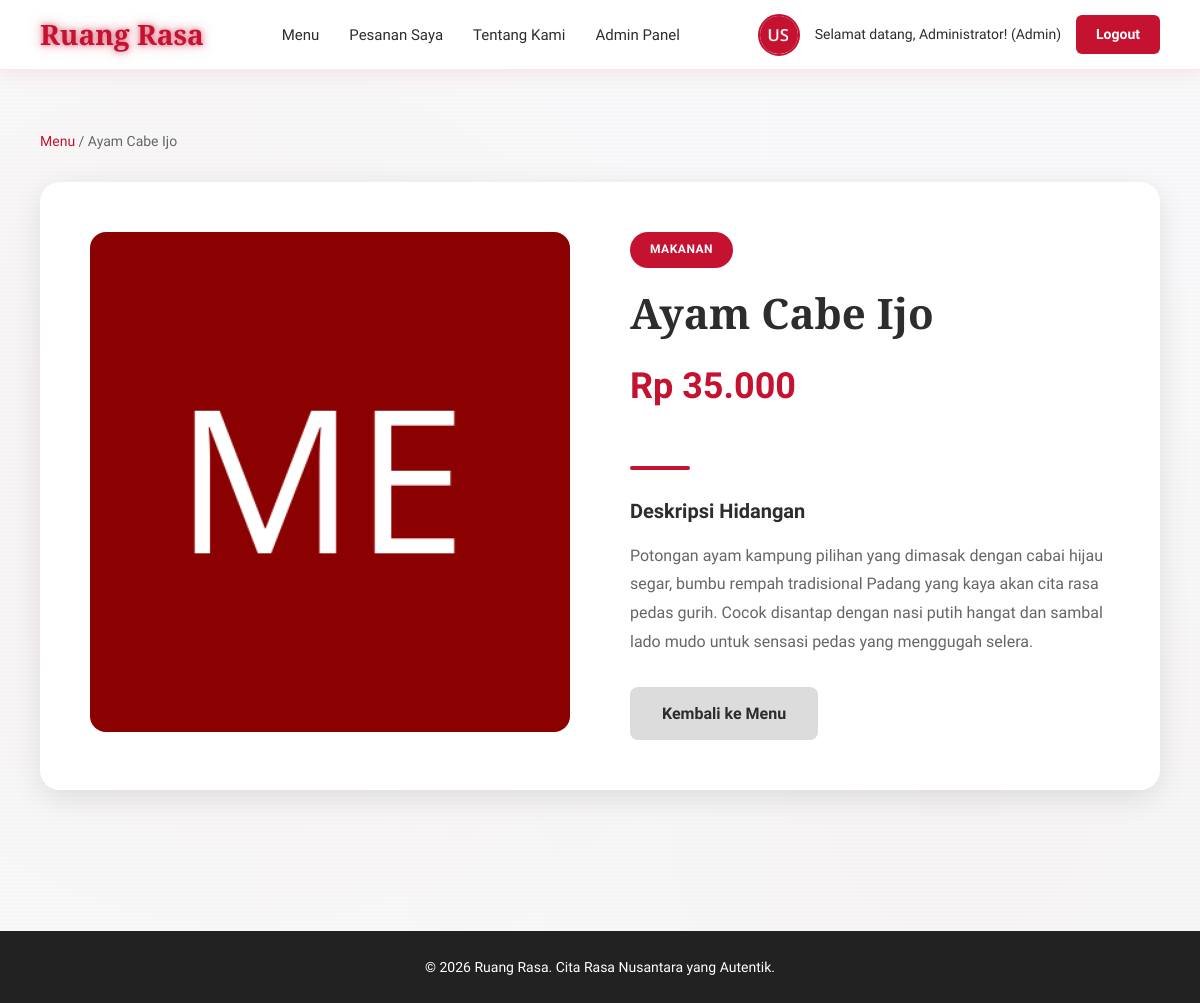
Page /modules/mahasiswa/detail.php?id=1 (signed in) on the committed database.
### tables this page shows
CREATE TABLE menu (
    id INT AUTO_INCREMENT PRIMARY KEY,
    nama_menu VARCHAR(100) NOT NULL,
    harga INT NOT NULL,
    id_kategori INT NOT NULL,
    gambar VARCHAR(255) DEFAULT 'default_menu.png',
    deskripsi TEXT,
    FOREIGN KEY (id_kategori) REFERENCES kategori(id) ON DELETE CASCADE
);

CREATE TABLE kategori (
    id INT AUTO_INCREMENT PRIMARY KEY,
    nama_kategori VARCHAR(50) NOT NULL
);

### config/security.php (called while the page is built, shortened)
<?php
function get_image_url($filename, $base_path = '../../img/', $default = 'default.png') {
    return $base_path . $filename;
}
function profile_img($filename, $base_path = '../../img/') {
    return get_image_url($filename, $base_path, 'default.png');
}
function menu_img($filename, $base_path = '../../img/') {
    return get_image_url($filename, $base_path, 'default_menu.png');
}
?>

### modules/mahasiswa/detail.php (the view, shortened to what this page needs)
<?php
require_once '../../config/koneksi.php';
$menu_id = intval($_GET['id'] ?? 0);
$stmt = $koneksi->prepare("SELECT m.*, k.nama_kategori FROM menu m JOIN kategori k ON m.id_kategori = k.id WHERE m.id = ?");
$stmt->bind_param("i", $menu_id);
$stmt->execute();
$result = $stmt->get_result();
$menu = $result->fetch_assoc();
$nama = $_SESSION['nama'];
$role = $_SESSION['role'];
$foto = $_SESSION['foto'];
?>
<!DOCTYPE html>
<html lang="id">
<head>
    <link rel="stylesheet" href="../../style.css">
</head>
<body>
    <nav class="navbar">
        <div class="nav-container">
            <div class="nav-brand">Ruang Rasa</div>
            <div class="nav-links">
                <a href="index.php" class="nav-link">Menu</a>
                <a href="orders.php" class="nav-link">Pesanan Saya</a>
                <a href="about.php" class="nav-link">Tentang Kami</a>
                <?php if ($role === 'admin'): ?>
                <a href="admin.php" class="nav-link">Admin Panel</a>
                <?php endif; ?>
            </div>
            <div class="nav-profile">
                <img src="<?php echo htmlspecialchars(profile_img($foto)); ?>" alt="Profile" class="profile-img">
                <span class="profile-text">
                    Selamat datang, <?php echo htmlspecialchars($nama); ?>! (<?php echo ucfirst($role); ?>)
                </span>
                <a href="../../auth/logout.php" class="btn-logout">Logout</a>
            </div>
        </div>
    </nav>
    <div class="main-container">
        <div class="breadcrumb">
            <a href="index.php">Menu</a> / <span><?php echo htmlspecialchars($menu['nama_menu']); ?></span>
        </div>
        <div class="detail-container">
            <div class="detail-image">
                <img src="<?php echo htmlspecialchars(menu_img($menu['gambar'])); ?>" alt="<?php echo htmlspecialchars($menu['nama_menu']); ?>">
            </div>
            <div class="detail-content">
                <span class="detail-badge"><?php echo htmlspecialchars($menu['nama_kategori']); ?></span>
                <h1 class="detail-title"><?php echo htmlspecialchars($menu['nama_menu']); ?></h1>
                <div class="detail-price">Rp <?php echo number_format($menu['harga'], 0, ',', '.'); ?></div>
                <div class="detail-divider"></div>
                <h3 class="detail-section-title">Deskripsi Hidangan</h3>
                <p class="detail-desc"><?php echo nl2br(htmlspecialchars($menu['deskripsi'])); ?></p>
                <div class="detail-actions">
                    <a href="index.php" class="btn-secondary">Kembali ke Menu</a>
                </div>
            </div>
        </div>
    </div>
    <footer class="footer">
        <p>&copy; 2026 Ruang Rasa. Cita Rasa Nusantara yang Autentik.</p>
    </footer>
</body>
</html>

### style.css (style rules this page uses)
* { margin: 0; padding: 0; box-sizing: border-box; }
:root { --primary-red: #C41230; --deep-red: #8B0000; --light-bg: #F8F9FA; --dark-text: #2D2D2D; --white: #FFFFFF; --silver: #DCDCDC; --success-green: #27AE60; --warning-yellow: #F39C12; --pending-blue: #3498DB; }
body { font-family: 'Work Sans', sans-serif; background: var(--light-bg); background-image: radial-gradient(circle at 20% 50%, rgba(196, 18, 48, 0.03) 0%, transparent 50%), radial-gradient(circle at 80% 80%, rgba(139, 0, 0, 0.02) 0%, transparent 50%), repeating-linear-gradient(0deg, transparent, transparent 2px, rgba(196, 18, 48, 0.01) 2px, rgba(196, 18, 48, 0.01) 4px); color: var(--dark-text); line-height: 1.6; min-height: 100vh; }
.navbar { position: fixed; top: 0; left: 0; right: 0; height: 70px; background: rgba(255, 255, 255, 0.95); backdrop-filter: blur(12px); box-shadow: 0 4px 20px rgba(196, 18, 48, 0.08); z-index: 1000; border-bottom: 1px solid rgba(196, 18, 48, 0.1); }
.nav-container { max-width: 1400px; margin: 0 auto; height: 100%; padding: 0 40px; display: flex; align-items: center; justify-content: space-between; }
.nav-brand { font-family:'Spectral', serif; font-size:28px; font-weight:700; color:var(--primary-red); text-decoration:none; text-shadow: 0 0 5px rgba(196,18,48,0.5), 0 0 10px rgba(196,18,48,0.35), 0 0 20px rgba(196,18,48,0.2); transition:0.3s ease; }
.nav-links { display: flex; gap: 30px; }
.nav-link { text-decoration: none; color: var(--dark-text); font-weight: 500; font-size: 15px; position: relative; padding: 8px 0; }
.nav-link::after { content: ''; position: absolute; bottom: 0; left: 0; width: 0; height: 2px; background: var(--primary-red); transition: width 0.3s ease; }
.nav-profile { display: flex; align-items: center; gap: 15px; }
.profile-img { width: 42px; height: 42px; border-radius: 50%; object-fit: cover; border: 2px solid var(--primary-red); }
.profile-text { font-size: 14px; color: var(--dark-text); font-weight: 500; }
.btn-logout { padding: 8px 20px; background: var(--primary-red); color: var(--white); text-decoration: none; border-radius: 6px; font-weight: 600; font-size: 14px; transition: all 0.3s ease; }
.btn-secondary { padding: 14px 32px; background: var(--silver); color: var(--dark-text); border: none; border-radius: 8px; font-weight: 600; font-size: 16px; cursor: pointer; transition: all 0.3s ease; text-decoration: none; display: inline-block; text-align: center; }
.main-container { max-width: 1400px; margin: 90px auto 40px; padding: 40px; flex:1; }
.breadcrumb { margin-bottom: 30px; font-size: 14px; color: #666; }
.breadcrumb a { color: var(--primary-red); text-decoration: none; }
.detail-container { display: grid; grid-template-columns: 1fr 1fr; gap: 60px; background: var(--white); padding: 50px; border-radius: 20px; box-shadow: 0 8px 30px rgba(0, 0, 0, 0.1); }
.detail-image { border-radius: 16px; overflow: hidden; height: 500px; background: linear-gradient(135deg, #F5F5F5 0%, #E0E0E0 100%); }
.detail-image img { width: 100%; height: 100%; object-fit: cover; }
.detail-content { display: flex; flex-direction: column; justify-content: center; }
.detail-badge { display: inline-block; background: var(--primary-red); color: var(--white); padding: 8px 20px; border-radius: 20px; font-size: 12px; font-weight: 600; text-transform: uppercase; letter-spacing: 0.5px; margin-bottom: 20px; width: fit-content; }
.detail-title { font-family: 'Spectral', serif; font-size: 42px; font-weight: 700; color: var(--dark-text); margin-bottom: 20px; line-height: 1.2; }
.detail-price { font-size: 36px; font-weight: 700; color: var(--primary-red); margin-bottom: 25px; }
.detail-divider { width: 60px; height: 4px; background: var(--primary-red); margin: 25px 0; border-radius: 2px; }
.detail-section-title { font-size: 20px; font-weight: 700; color: var(--dark-text); margin-bottom: 15px; }
.detail-desc { color: #666; font-size: 16px; line-height: 1.8; margin-bottom: 30px; }
.detail-actions { display: flex; gap: 15px; }
.footer { background: var(--dark-text); color: var(--white); text-align: center; padding: 30px 20px; margin-top:auto; }
.footer p { font-size: 14px; }
html, body { height:100%; }
body { display:flex; flex-direction:column; }
.main-container { flex:1; width:100%; }
.footer { margin-top:auto; }
.footer { width:100%; background:#222; color:white; text-align:center; padding:25px 20px; margin-top:60px; }

### rows in the picture
menu: nama_menu "Ayam Cabe Ijo", gambar (placeholder picture), id_kategori.nama_kategori "MAKANAN", harga "35.000", deskripsi "Potongan ayam kampung pilihan yang dimasak dengan cabai hijau segar, bumbu rempah tradisional Padang yang kaya akan cita rasa pedas gurih. Cocok disantap dengan nasi putih hangat dan sambal lado mudo untuk sensasi pedas yang menggugah selera."

### other values in the picture
$nama "Administrator"
$role "Admin"
